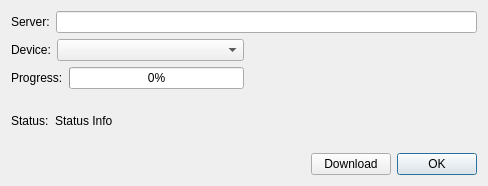
<?xml version="1.0" encoding="UTF-8"?>
<ui version="4.0">
 <class>DialogDownloadFromServer</class>
 <widget class="QDialog" name="DialogDownloadFromServer">
  <property name="geometry">
   <rect>
    <x>0</x>
    <y>0</y>
    <width>488</width>
    <height>186</height>
   </rect>
  </property>
  <property name="windowTitle">
   <string>Dialog</string>
  </property>
  <layout class="QGridLayout" name="gridLayout">
   <item row="0" column="0">
    <layout class="QVBoxLayout" name="verticalLayout">
     <item>
      <layout class="QHBoxLayout" name="horizontalLayout_3">
       <item>
        <widget class="QLabel" name="label">
         <property name="text">
          <string>Server:</string>
         </property>
        </widget>
       </item>
       <item>
        <widget class="QLineEdit" name="serverlineEdit"/>
       </item>
      </layout>
     </item>
     <item>
      <layout class="QHBoxLayout" name="horizontalLayout_6">
       <item>
        <layout class="QHBoxLayout" name="horizontalLayout_4">
         <item>
          <widget class="QLabel" name="label_2">
           <property name="sizePolicy">
            <sizepolicy hsizetype="Minimum" vsizetype="Preferred">
             <horstretch>0</horstretch>
             <verstretch>0</verstretch>
            </sizepolicy>
           </property>
           <property name="text">
            <string>Device:</string>
           </property>
          </widget>
         </item>
         <item>
          <widget class="QComboBox" name="devicecomboBox">
           <property name="sizePolicy">
            <sizepolicy hsizetype="Expanding" vsizetype="Fixed">
             <horstretch>0</horstretch>
             <verstretch>0</verstretch>
            </sizepolicy>
           </property>
          </widget>
         </item>
        </layout>
       </item>
       <item>
        <spacer name="horizontalSpacer_3">
         <property name="orientation">
          <enum>Qt::Horizontal</enum>
         </property>
         <property name="sizeHint" stdset="0">
          <size>
           <width>40</width>
           <height>20</height>
          </size>
         </property>
        </spacer>
       </item>
      </layout>
     </item>
     <item>
      <layout class="QHBoxLayout" name="horizontalLayout_7">
       <item>
        <layout class="QHBoxLayout" name="horizontalLayout_5">
         <item>
          <widget class="QLabel" name="label_5">
           <property name="sizePolicy">
            <sizepolicy hsizetype="Minimum" vsizetype="Preferred">
             <horstretch>0</horstretch>
             <verstretch>0</verstretch>
            </sizepolicy>
           </property>
           <property name="text">
            <string>Progress:</string>
           </property>
          </widget>
         </item>
         <item>
          <widget class="QProgressBar" name="serverprogressBar">
           <property name="value">
            <number>0</number>
           </property>
          </widget>
         </item>
        </layout>
       </item>
       <item>
        <spacer name="horizontalSpacer_4">
         <property name="orientation">
          <enum>Qt::Horizontal</enum>
         </property>
         <property name="sizeHint" stdset="0">
          <size>
           <width>40</width>
           <height>20</height>
          </size>
         </property>
        </spacer>
       </item>
      </layout>
     </item>
     <item>
      <layout class="QHBoxLayout" name="horizontalLayout_9">
       <item>
        <layout class="QHBoxLayout" name="horizontalLayout_8">
         <item>
          <widget class="QLabel" name="label_3">
           <property name="text">
            <string>Status:</string>
           </property>
          </widget>
         </item>
         <item>
          <widget class="QLabel" name="statusServerlabel">
           <property name="sizePolicy">
            <sizepolicy hsizetype="MinimumExpanding" vsizetype="Preferred">
             <horstretch>0</horstretch>
             <verstretch>0</verstretch>
            </sizepolicy>
           </property>
           <property name="text">
            <string>Status Info</string>
           </property>
          </widget>
         </item>
        </layout>
       </item>
       <item>
        <spacer name="horizontalSpacer_5">
         <property name="orientation">
          <enum>Qt::Horizontal</enum>
         </property>
         <property name="sizeType">
          <enum>QSizePolicy::Minimum</enum>
         </property>
         <property name="sizeHint" stdset="0">
          <size>
           <width>40</width>
           <height>20</height>
          </size>
         </property>
        </spacer>
       </item>
      </layout>
     </item>
     <item>
      <layout class="QHBoxLayout" name="horizontalLayout_2">
       <item>
        <spacer name="horizontalSpacer_2">
         <property name="orientation">
          <enum>Qt::Horizontal</enum>
         </property>
         <property name="sizeHint" stdset="0">
          <size>
           <width>238</width>
           <height>20</height>
          </size>
         </property>
        </spacer>
       </item>
       <item>
        <layout class="QHBoxLayout" name="horizontalLayout">
         <item>
          <spacer name="horizontalSpacer">
           <property name="orientation">
            <enum>Qt::Horizontal</enum>
           </property>
           <property name="sizeHint" stdset="0">
            <size>
             <width>40</width>
             <height>20</height>
            </size>
           </property>
          </spacer>
         </item>
         <item>
          <widget class="QPushButton" name="downloadServerpushButton">
           <property name="text">
            <string>Download</string>
           </property>
          </widget>
         </item>
         <item>
          <widget class="QDialogButtonBox" name="buttonBox">
           <property name="orientation">
            <enum>Qt::Horizontal</enum>
           </property>
           <property name="standardButtons">
            <set>QDialogButtonBox::Ok</set>
           </property>
          </widget>
         </item>
        </layout>
       </item>
      </layout>
     </item>
    </layout>
   </item>
  </layout>
 </widget>
 <resources/>
 <connections>
  <connection>
   <sender>buttonBox</sender>
   <signal>accepted()</signal>
   <receiver>DialogDownloadFromServer</receiver>
   <slot>accept()</slot>
   <hints>
    <hint type="sourcelabel">
     <x>248</x>
     <y>254</y>
    </hint>
    <hint type="destinationlabel">
     <x>157</x>
     <y>274</y>
    </hint>
   </hints>
  </connection>
  <connection>
   <sender>buttonBox</sender>
   <signal>rejected()</signal>
   <receiver>DialogDownloadFromServer</receiver>
   <slot>reject()</slot>
   <hints>
    <hint type="sourcelabel">
     <x>316</x>
     <y>260</y>
    </hint>
    <hint type="destinationlabel">
     <x>286</x>
     <y>274</y>
    </hint>
   </hints>
  </connection>
 </connections>
</ui>
